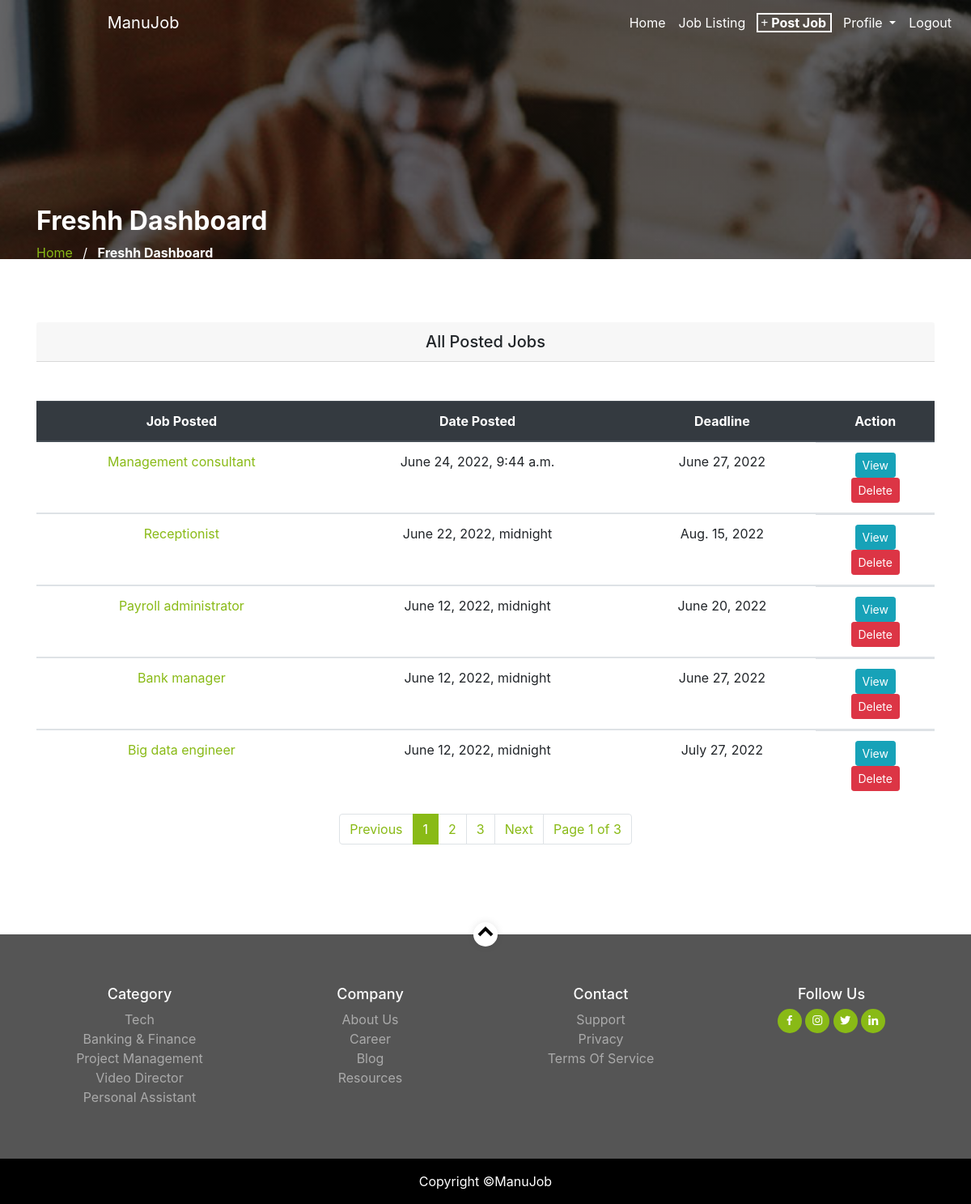
Page /employer_dashboard (signed in) on the committed database.
### userprofile/models.py (models this page shows, shortened)
class EmployerProfile(models.Model):
    company = models.OneToOneField(User, on_delete= models.CASCADE)
    company_address = models.CharField(max_length=50)
    phone = models.CharField(max_length=50)
    website = models.URLField()
    email = models.EmailField()
    class Meta:
        db_table = 'employerprofile'
        managed = True
        verbose_name = 'EmployerProfile'
        verbose_name_plural = 'EmployerProfile'

### postjob/models.py (models this page shows, shortened)
class Listjob(models.Model):
    employer = models.ForeignKey(EmployerProfile, on_delete=models.CASCADE)
    category = models.ForeignKey(Category, on_delete=models.CASCADE)
    job_title = models.CharField(max_length=100)
    job_location = models.CharField(max_length=100)
    description = models.TextField()
    tags = models.CharField(max_length=100, null=True, blank=True)
    salary = models.CharField(max_length=50)
    deadline = models.DateField()
    logo = models.ImageField(upload_to='logo', default='avatar.jpg', null=True, blank=True)
    website = models.URLField(null=True, blank=True)
    posted_at = models.DateTimeField(auto_now_add=True)
    published = models.BooleanField(null=True, blank=True)
    display = models.BooleanField(null=True, blank=True, default=True)
    closed = models.BooleanField(null=True, blank=True)
    featured = models.BooleanField(null=True, blank=True)
    class Meta:
        db_table = 'listjob'
        managed = True
        verbose_name = 'Listjob'
        verbose_name_plural = 'Listjob'

### home/views.py (the view)
# urls.py: path('employer_dashboard',views.employer_dashboard, name='employer_dashboard'),
def employer_dashboard(request):
    posting = request.user.employerprofile
    poster = EmployerProfile.objects.get(company__username = request.user.username)
    jobvac = Listjob.objects.filter(employer = posting, display=True).order_by('-posted_at')
    p = Paginator(jobvac, 5)
    page= request.GET.get('page')
    paginate = p.get_page(page)
    context = {
        'jobvac':jobvac,
        'poster':poster,
        'paginate':paginate
    }
    return render(request, 'employer_dashboard.html', context)

### home/templates/employer_dashboard.html (shortened to what this page needs)
{% extends 'base.html' %}
{% load static %}
{% block content %}
<section class="job-head">
    <div class="container home-section">
            <div class="row">
                <div class="col-md-7">
                    <h1 class="text-white font-weight-bold">{{poster.company|title}} Dashboard</h1>
                    <div class="custom-breadcrumbs">
                    <a href="{% url 'home' %}">Home</a> <span class="mx-2 slash">/</span>
                    <span class="text-white"><strong>{{poster.company|title}} Dashboard</strong></span>
                    </div>
                </div>
            </div>
      </div>
    <nav class="navbar navbar-expand-lg navbar-light">
        <a class="navbar-brand text-white" href="{% url 'home' %}">ManuJob</a>
        <div class="collapse navbar-collapse" id="navbarNav" >
          <ul class="navbar-nav ml-auto">
            <li class="nav-item active">
              <a class="nav-link" href="{% url 'home' %}">home<span class="sr-only">(current)</span></a>
            </li>
            <li class="nav-item">
              <a class="nav-link" href="{% url 'job_listing' %}">job listing</a>
            </li>
            {% if user.is_authenticated and user.is_staff %}
            <li class="nav-item active">
              <a class="nav-link" href="{% url 'post_job' %}"><span class="post-job"><i class="fa-solid fa-plus"></i> post job</span></a>
            </li>
            <li class="nav-item dropdown">
              <a class="nav-link dropdown-toggle" href="#" id="navbarDropdownMenuLink" role="button" data-toggle="dropdown" aria-haspopup="true" aria-expanded="false">
                profile
              </a>
            </li>
            <li class="nav-item active">
              <a class="nav-link" href="{% url 'signout' %}">logout</a>
            </li>
            {% endif %}
          </ul>
        </div>
      </nav>
  </section>
<div class="container">
    <div class="jobpost-table">
      <h5 class="card-header text-center">All Posted Jobs</h5>
      <table class="table text-center mt-5">
            <thead class="thead-dark">
                <tr class="text-center">
                    <th>Job Posted</th>
                    <th>Date Posted</th>
                    <th>Deadline</th>
                    <th>Action</th>
                </tr>
            </thead>
            {% if paginate %}
              {% for item in paginate %}
              <tbody>
                <tr>
                  <td><a href="{% url 'job_detail' item.id %}">{{item.job_title}}</a></td>
                  <td>{{item.posted_at}}</td>
                  <td>{{item.deadline}}</td>
                  <td class="d-flex justify-content-center"><span>
                    <form action="{% url 'applicant' %}" method="POST">
                      <button type="submit" class="btn btn-info btn-sm text-white">View</button>
                    </form>
                    <form action="{% url 'delete' %}" method="POST">
                      <button type="submit" class="btn btn-del btn-danger btn-sm text-white">Delete</button>
                    </form>
                  </td>
                </tr>
              </tbody>
              {% endfor %}
            {% endif %}
      </table>
      <nav aria-label="Page navigation example">
        <ul class="pagination justify-content-center">
          {% if paginate.has_previous %}
            <li class="page-item">
              <a class="page-link" href="?page={{paginate.previous_page_number}}" tabindex="-1" aria-disabled="true">Previous</a>
            </li>
          {% else %}
            <li class="page-item">
              <a class="page-link" href="?page=1" tabindex="-1" aria-disabled="true">Previous</a>
            </li>
          {% endif %}
          {% for item in paginate.paginator.page_range %}
            {% if paginate.number == item %}
            <li class="page-item active">
              <a class="page-link" href="" tabindex="-1" aria-disabled="true">{{item}}</a>
            </li>
            {% else %}
            <li class="page-item"><a class="page-link" href="?page={{item}}">{{item}}</a></li>
            {% endif %}
          {% endfor %}
          {% if paginate.has_next %}
            <li class="page-item">
              <a class="page-link" href="?page={{paginate.next_page_number}}">Next</a>
            </li>
          {% else %}
            <li class="page-item">
              <a class="page-link" href="?page={{paginate.paginator.num_pages}}">Last</a>
            </li>
          {% endif %}
          <li class="page-item"><a class="page-link" href="#">Page {{paginate.number}} of {{paginate.paginator.num_pages}}</a></li>
        </ul>
      </nav>
    </div>
</div>
{% endblock content %}
{% block footer %} {% include "footer.html" %} {% endblock footer %}

### home/templates/base.html (shortened to what this page needs)
<!doctype html>
{% load static %}
<html lang="en">
  <head>
    <link rel="stylesheet" href="https://cdn.jsdelivr.net/npm/@fortawesome/fontawesome-free@6.1.1/css/fontawesome.min.css">
    <link rel="stylesheet" href="https://cdn.jsdelivr.net/npm/bootstrap@4.4.1/dist/css/bootstrap.min.css">
    <link rel="stylesheet" href="{% static '' %}css/style.css">
    <link href="https://unpkg.com/aos@2.3.1/dist/aos.css" rel="stylesheet">
    <link href='https://unpkg.com/boxicons@2.1.2/css/boxicons.min.css' rel='stylesheet'>
  </head>
  <body>
    {% block content %}
    {% endblock content %}
    {% block footer %}{% endblock footer %}
  </body>
</html>

### home/templates/footer.html
<footer class="site-footer">
    <a href="#top" class="smoothscroll scroll-top">
      <span class="icon-keyboard_arrow_up"><i class='bx bxs-chevron-up'></i></span>
    </a>
    <div class="container">
      <div class="row  mb-5 justify-content-around site-foot">
        <div class="col-6 col-md-6 col-lg-3 text-center">
          <h3>Category</h3>
          <ul class="list-unstyled">
            <li class=""><a href="">Tech</a></li>
            <li><a href="">Banking & Finance</a></li>
            <li><a href="">Project Management</a></li>
            <li><a href="">Video Director</a></li>
            <li><a href="">Personal Assistant</a></li>
          </ul>
        </div>
        <div class="col-6 col-md-6 col-lg-3 text-center">
          <h3>Company</h3>
          <ul class="list-unstyled">
            <li><a href="">About Us</a></li>
            <li><a href="">Career</a></li>
            <li><a href="">Blog</a></li>
            <li><a href="">Resources</a></li>
          </ul>
        </div>
        <div class="col-6 col-md-6 col-lg-3 text-center">
          <h3>Contact</h3>
          <ul class="list-unstyled">
            <li><a href="">Support</a></li>
            <li><a href="">Privacy</a></li>
            <li><a href="">Terms Of Service</a></li>
          </ul>
        </div>
        <div class="col-6 col-md-6 col-lg-3 text-center">
          <h3>Follow Us</h3>
          <div class="footer-social">
            <a href=""><i class='bx bxl-facebook'></i></a>
            <a href=""><i class='bx bxl-instagram'></i></a>
            <a href=""><i class='bx bxl-twitter'></i></a>
            <a href=""><i class='bx bxl-linkedin'></i></a>
          </div>
        </div>
      </div>
    </div>
    <div class="container-fluid">
      <div class="row text-center foot">
        <div class="col-12">
          <p class="text-white font-weight-normal mt-3">Copyright &copy;<span>ManuJob</span></p>
        </div>
      </div>
    </div>
</footer>

### home/static/css/style.css (style rules this page uses)
* { margin: 0px; padding: 0px; box-sizing: border-box; }
html { scroll-behavior: smooth; }
.navbar { position: absolute; top: 0rem; width: 100%; }
.navbar-brand { margin-left: 10%; }
.navbar-nav { margin-left: 40%; }
#navbarNav { text-transform: capitalize; }
#navbarNav a { color: white; }
.post-job { outline: 2px solid #89ba16; padding-left: 3px; padding-right: 5px; border-width: 5px; border-color: white; font-weight: bold; }
.job-head { background-image: linear-gradient(rgba(0,0,0,0.5),rgba(0,0,0,0.5)),url(../img/job_single_img_1.jpg); height: 40vh; background-position: center; background-repeat: no-repeat; background-size: cover; background-attachment: fixed; width: 100%; }
.home-section { position: relative; }
.home-section h1 { font-size: 2rem; color: #fff; font-weight: 200; margin-top: 40%; text-transform: capitalize; }
.home-section a { color: #89ba16; }
.slash { color: white; }
.site-footer { background: #555; }
.site-footer h3 { margin-top: 25%; color: white; font-size: large; }
.site-footer .scroll-top { width: 30px; position: absolute; height: 30px; border-radius: 50%; background: #fff; left: 50%; -webkit-transform: translate(-50%, -50%); -ms-transform: translate(-50%, -50%); transform: translate(-50%, -50%); -webkit-box-shadow: 0 0px 10px 0px rgba(0, 0, 0, 0.1); box-shadow: 0 0px 10px 0px rgba(0, 0, 0, 0.1); }
.site-footer .scroll-top span { position: absolute; font-size: 2rem; top: 50%; left: 50%; -webkit-transform: translate(-50%, -50%); -ms-transform: translate(-50%, -50%); transform: translate(-50%, -50%); color: #000 !important; }
.list-unstyled a { text-decoration: none; color: rgba(255,255,255,0.5); }
.footer-social a { background: #89ba16; border-radius: 50%; position: relative; padding-top: 5px; padding-left: 7px; padding-right: 7px; padding-bottom: 5px; }
.footer-social i { color: white; padding-top: 5px; }
.foot { background: black; }
.pagination a { color: #89ba16; }
.pagination > .active > a { background: #89ba16!important; color: white!important; border: solid 1px #89ba16!important; }
.jobpost-table { margin-top: 7%; margin-bottom: 10%; }
.jobpost-table tbody tr a { color: #89ba16; }
.btn-del { color: white; }
@media (min-width: 991px) and (max-width: 1400px) { .navbar { position: absolute; top: 0rem; width: 100%; z-index: 1000; } }
@media (min-width: 991px) and (max-width: 1400px) { .post-job { outline: 2px solid white; padding-left: 3px; padding-right: 5px; border-width: 5px; border-color: white; font-weight: bold; } }
@media (min-width: 991px) and (max-width: 1400px) { .navbar-brand { margin-left: 10%; } }
@media (min-width: 991px) and (max-width: 1400px) { .navbar-nav { margin-left: 5%; } }

### rows in the picture
EmployerProfile: company "Freshh"
Listjob: job_title "Management consultant", posted_at "June 24, 2022, 9:44 a.m.", deadline "June 27, 2022"
Listjob: job_title "Receptionist", posted_at "June 22, 2022, midnight", deadline "Aug. 15, 2022"
Listjob: job_title "Payroll administrator", posted_at "June 12, 2022, midnight", deadline "June 20, 2022"
Listjob: job_title "Bank manager", posted_at "June 12, 2022, midnight", deadline "June 27, 2022"
Listjob: job_title "Big data engineer", posted_at "June 12, 2022, midnight", deadline "July 27, 2022"

### other values in the picture
{{ item }} "1"
{{ item }} "2" "3"
{{ paginate.number }} "1"
{{ paginate.paginator.num_pages }} "3"
